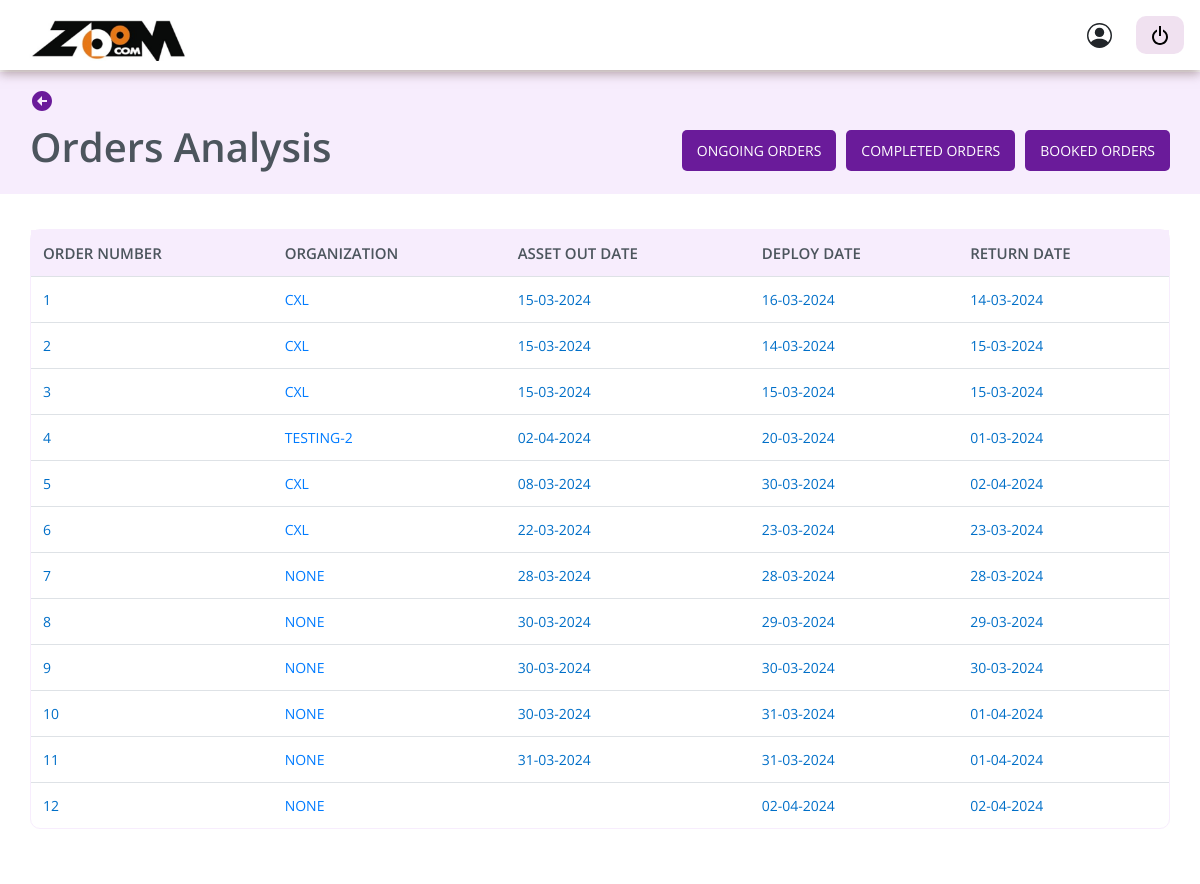
The app's page /asset_management/assets-reports-order-page/ with its own data.
### orders/models.py (models this page shows)
class OrderDetail(models.Model):
    class OrderStatus(models.IntegerChoices):
            BOOKED = 1,
            APPROVED = 2,
            CANCELLED = 3,
            DISPATCHED = 4,
    assets = models.ManyToManyField(AssetMaster, related_name='order_details', blank=True)
    customer_id = models.ForeignKey(CustomerDetail, on_delete=models.SET_NULL, null=True)
    price = models.CharField(null=True, blank=True, max_length=50)
    order_status = models.IntegerField(choices=OrderStatus.choices, default=OrderStatus.BOOKED)
    organization = models.CharField(max_length=100, blank=True, null=True)
    remarks = models.CharField(max_length=100, null=True, blank=True)
    customer = models.CharField(max_length=100, null=True, blank=True)
    deployment_date = models.DateField(null=True, blank=True)
    return_date = models.DateField(null=True, blank=True)
    name_of_consignee = models.CharField(max_length=100, blank=True, null=True)
    invoice_number = models.CharField(max_length=100, blank=True, null=True)
    mode_of_dispatch = models.CharField(max_length=100, blank=True, null=True)
    transportation = models.CharField(max_length=100, blank=True, null=True)
    order_to = models.CharField(max_length=100, blank=True, null=True)
    order_from = models.CharField(max_length=100, blank=True, null=True)
    out_date_and_time = models.DateField(null=True, blank=True)
    prepared_by_name = models.CharField(max_length=100, blank=True, null=True)
    prepared_by_email = models.CharField(max_length=100, blank=True, null=True)
    poc_at_venue_name = models.CharField(max_length=100, blank=True, null=True)
    approver_email = models.CharField(max_length=100, blank=True, null=True)
    truck_details = models.CharField(max_length=100, blank=True, null=True)
    contact_details = models.CharField(max_length=100, blank=True, null=True)
    driver_details = models.CharField(max_length=100, blank=True, null=True)
    purpose = models.CharField(max_length=100, blank=True, null=True)
    reason = models.CharField(max_length=100, blank=True, null=True)
    office_address = models.CharField(max_length=100, blank=True, null=True)
    website = models.CharField(max_length=100, blank=True, null=True)
    challan_number = models.CharField(max_length=100, blank=True, null=True)
    maker_email = models.CharField(max_length=100, blank=True, null=True)
    checker_email = models.CharField(max_length=100, blank=True, null=True)
    approve_order = models.BooleanField(default=False)
    order_dispatch = models.BooleanField(default=False)

### reports/views.py (the view)
# urls.py: path('assets-reports-order-page/', asset_report_order_analysis, name='asset_report_order_analysis'),
def asset_report_order_analysis(request):
    ctx={}
    all_orders = OrderDetail.objects.all().values("id","organization",
                                                  "out_date_and_time",
                                                  "deployment_date", "return_date")
    ctx['all_orders'] = all_orders
    return render(request, 'asset_order_report_table.html', ctx)

### reports/templates/asset_order_report_table.html (shortened to what this page needs)
{% load static%}
{% include 'base_dashboard.html' %}
{% block content %}
<link rel="stylesheet" href="//cdn.jsdelivr.net/npm/alertifyjs@1.13.1/build/css/alertify.min.css"/>
<link rel="stylesheet" href="//cdn.jsdelivr.net/npm/alertifyjs@1.13.1/build/css/themes/default.min.css"/>
<section class="assetdetail">
    <button onclick="goBack()" style="border: none; margin-bottom: 10px; background-color: transparent;"><svg xmlns="http://www.w3.org/2000/svg" width="24" height="24" viewBox="0 0 24 24" style="fill: #6A1B9A;transform: ;msFilter:;"><path d="M12 2C6.486 2 2 6.486 2 12s4.486 10 10 10 10-4.486 10-10S17.514 2 12 2zm5 11h-5v4l-5-5 5-5v4h5v2z"></path></svg></button>
    <div class="assetheaderbuttones">
        <h1>Orders Analysis</h1>
          <div class="pinkbox">
         <button><a href="/asset_management/assets-reports-ongoing-orders/" style="color: #fff; text-decoration: none;">Ongoing Orders</a></button>
         <button><a href="/asset_management/assets-reports-completed-orders/" style="color: #fff; text-decoration: none;">Completed Orders</a></button>
         <button><a href="/asset_management/assets-reports-booked-orders/" style="color: #fff; text-decoration: none;">Booked Orders</a></button>
    </div>
    </div>
</section>
<section class="assest-container-table">
    <table class="table">
        <thead>
            <tr>
                <th>Order number</th>
                <th>Organization</th>
                <th>Asset Out Date</th>
                <th>Deploy Date</th>
                <th>Return Date</th>
            </tr>
        </thead>
        <tbody>
            {% for m in all_orders %}
            <tr>
                <td class="tbname">{{m.id}}</td>
                <td class="tbname">
                    <a href="/asset_management/assets-reports-allocated-to-orders/{{m.id}}/">{{m.organization}}</a>
                </td>
                <td class="tbname">{{m.out_date_and_time|date:'d-m-Y'}}</td>
                <td class="tbname">{{m.deployment_date|date:'d-m-Y'}}</td>
                <td class="tbname">{{m.return_date|date:'d-m-Y'}}</td>
            </tr>
            {% endfor %}
        </tbody>
    </table>
    <div class="pagidis">
    <div class="card text-center" style="border: none;">
            <div class="card-footer text-body-secondary" style="background-color: #fff; border: none;" >
            </div>
    </div>
</div>
</section>
{% endblock content %}

### static/dashboard/style.css (style rules this page uses)
* { margin: 0; padding: 0; box-sizing: border-box; font-family: 'Open Sans', sans-serif; text-decoration: none; list-style: none; }
body { font-family: 'Open Sans', sans-serif; margin: 0; padding: 0; }
section.assetdetail { margin-top: 72px; background: #F7EDFD; padding: 15px 30px; }
section.assetdetail .assetheaderbuttones { display: flex; justify-content: space-between; align-items: center; }
.assetheaderbuttones h1 { color: #4C555D; font-weight: 600; }
section.assest-container-table { padding: 15px 30px; }
.assetheaderbuttones button { background: #6A1B9A; border: none; color: #fff; padding: 10px 15px; font-size: 14px; border: none; border-radius: 5px; text-transform: uppercase; }
.pinkbox { display: flex; gap: 10px; }
.pagidis { display: flex; align-items: center; justify-content: space-between; width: 100%; }

### asset_master/templates/base_dashboard.html (style rules this page uses)
body { font-family: 'Open Sans', sans-serif; margin: 0; padding: 0; }

### reports/templates/asset_order_report_table.html (style rules this page uses)
table { width: 100%; border-collapse: separate; border-spacing: 0; margin-top: 20px; border: 1px solid #F7EDFD; border-radius:10px ; }
th, td { border: 1px solid #F7EDFD; padding: 8px; text-align: left; }
.table thead th { border: none; color: #4C555D; font-size: 15px; font-weight: 600; }
th { background-color: #F7EDFD; text-transform: uppercase; color: #4C555D; border: none; }
td { text-transform: capitalize; font-size: 14px; }
th, td { border: none; }
td.tbname { color: #006FC8; text-transform:uppercase; text-decoration: none; }
td.tbname a { text-decoration: none; }

### records on screen
OrderDetail: id "1", organization "CXL", out_date_and_time "15-03-2024", deployment_date "16-03-2024", return_date "14-03-2024"
OrderDetail: id "2", organization "CXL", out_date_and_time "15-03-2024", deployment_date "14-03-2024", return_date "15-03-2024"
OrderDetail: id "3", organization "CXL", out_date_and_time "15-03-2024", deployment_date "15-03-2024", return_date "15-03-2024"
OrderDetail: id "4", organization "TESTING-2", out_date_and_time "02-04-2024", deployment_date "20-03-2024", return_date "01-03-2024"
OrderDetail: id "5", organization "CXL", out_date_and_time "08-03-2024", deployment_date "30-03-2024", return_date "02-04-2024"
OrderDetail: id "6", organization "CXL", out_date_and_time "22-03-2024", deployment_date "23-03-2024", return_date "23-03-2024"
OrderDetail: id "7", organization "NONE", out_date_and_time "28-03-2024", deployment_date "28-03-2024", return_date "28-03-2024"
OrderDetail: id "8", organization "NONE", out_date_and_time "30-03-2024", deployment_date "29-03-2024", return_date "29-03-2024"
OrderDetail: id "9", organization "NONE", out_date_and_time "30-03-2024", deployment_date "30-03-2024", return_date "30-03-2024"
OrderDetail: id "10", organization "NONE", out_date_and_time "30-03-2024", deployment_date "31-03-2024", return_date "01-04-2024"
OrderDetail: id "11", organization "NONE", out_date_and_time "31-03-2024", deployment_date "31-03-2024", return_date "01-04-2024"
OrderDetail: id "12", organization "NONE", deployment_date "02-04-2024", return_date "02-04-2024"
